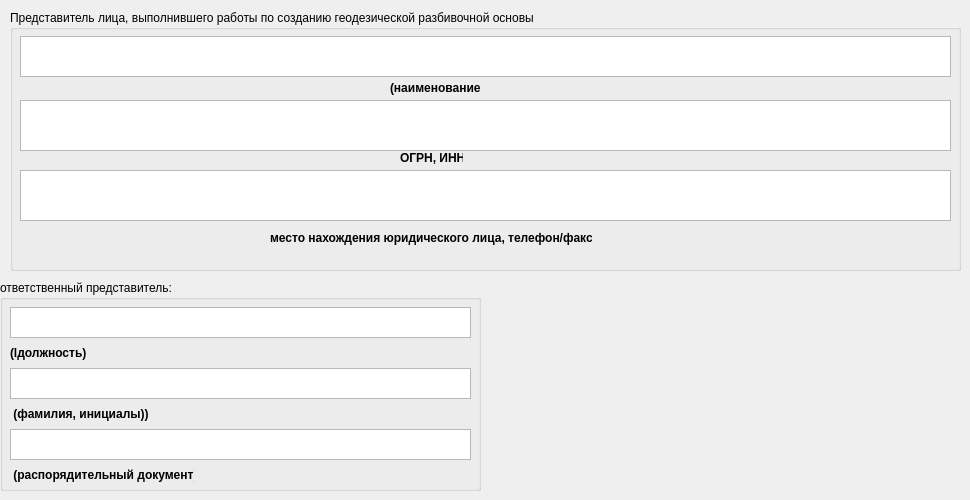
    <widget class="QWidget" name="tab_GRO">
     <attribute name="title">
      <string>Подрядчик ГРО</string>
     </attribute>
     <widget class="QGroupBox" name="groupBox_18">
      <property name="geometry">
       <rect>
        <x>10</x>
        <y>10</y>
        <width>951</width>
        <height>261</height>
       </rect>
      </property>
      <property name="title">
       <string>Представитель лица, выполнившего работы по созданию геодезической разбивочной основы</string>
      </property>
      <widget class="QTextEdit" name="GROrekviz">
       <property name="geometry">
        <rect>
         <x>10</x>
         <y>90</y>
         <width>931</width>
         <height>51</height>
        </rect>
       </property>
      </widget>
      <widget class="QLabel" name="label_43">
       <property name="geometry">
        <rect>
         <x>390</x>
         <y>140</y>
         <width>63</width>
         <height>16</height>
        </rect>
       </property>
       <property name="font">
        <font>
         <weight>75</weight>
         <bold>true</bold>
        </font>
       </property>
       <property name="text">
        <string>ОГРН, ИНН</string>
       </property>
      </widget>
      <widget class="QTextEdit" name="GRO">
       <property name="geometry">
        <rect>
         <x>10</x>
         <y>26</y>
         <width>931</width>
         <height>41</height>
        </rect>
       </property>
      </widget>
      <widget class="QLabel" name="label_44">
       <property name="geometry">
        <rect>
         <x>380</x>
         <y>70</y>
         <width>90</width>
         <height>16</height>
        </rect>
       </property>
       <property name="font">
        <font>
         <weight>75</weight>
         <bold>true</bold>
        </font>
       </property>
       <property name="text">
        <string>(наименование</string>
       </property>
      </widget>
      <widget class="QTextEdit" name="GROadres">
       <property name="geometry">
        <rect>
         <x>10</x>
         <y>160</y>
         <width>931</width>
         <height>51</height>
        </rect>
       </property>
      </widget>
      <widget class="QLabel" name="label_45">
       <property name="geometry">
        <rect>
         <x>260</x>
         <y>220</y>
         <width>322</width>
         <height>16</height>
        </rect>
       </property>
       <property name="font">
        <font>
         <weight>75</weight>
         <bold>true</bold>
        </font>
       </property>
       <property name="text">
        <string>место нахождения юридического лица, телефон/факс</string>
       </property>
      </widget>
     </widget>
     <widget class="QGroupBox" name="groupBox_19">
      <property name="geometry">
       <rect>
        <x>0</x>
        <y>280</y>
        <width>481</width>
        <height>211</height>
       </rect>
      </property>
      <property name="title">
       <string>ответственный представитель:</string>
      </property>
      <widget class="QLabel" name="label_46">
       <property name="geometry">
        <rect>
         <x>10</x>
         <y>65</y>
         <width>77</width>
         <height>16</height>
        </rect>
       </property>
       <property name="font">
        <font>
         <weight>75</weight>
         <bold>true</bold>
        </font>
       </property>
       <property name="text">
        <string>(lдолжность)</string>
       </property>
      </widget>
      <widget class="QTextEdit" name="GROprikaz">
       <property name="geometry">
        <rect>
         <x>10</x>
         <y>149</y>
         <width>461</width>
         <height>31</height>
        </rect>
       </property>
      </widget>
      <widget class="QLabel" name="label_47">
       <property name="geometry">
        <rect>
         <x>10</x>
         <y>126</y>
         <width>138</width>
         <height>16</height>
        </rect>
       </property>
       <property name="font">
        <font>
         <weight>75</weight>
         <bold>true</bold>
        </font>
       </property>
       <property name="text">
        <string> (фамилия, инициалы))</string>
       </property>
      </widget>
      <widget class="QTextEdit" name="GROfio">
       <property name="geometry">
        <rect>
         <x>10</x>
         <y>88</y>
         <width>461</width>
         <height>31</height>
        </rect>
       </property>
      </widget>
      <widget class="QTextEdit" name="GROdolzhn">
       <property name="geometry">
        <rect>
         <x>10</x>
         <y>27</y>
         <width>461</width>
         <height>31</height>
        </rect>
       </property>
      </widget>
      <widget class="QLabel" name="label_48">
       <property name="geometry">
        <rect>
         <x>10</x>
         <y>187</y>
         <width>184</width>
         <height>16</height>
        </rect>
       </property>
       <property name="font">
        <font>
         <weight>75</weight>
         <bold>true</bold>
        </font>
       </property>
       <property name="text">
        <string> (распорядительный документ)</string>
       </property>
      </widget>
     </widget>
    </widget>
